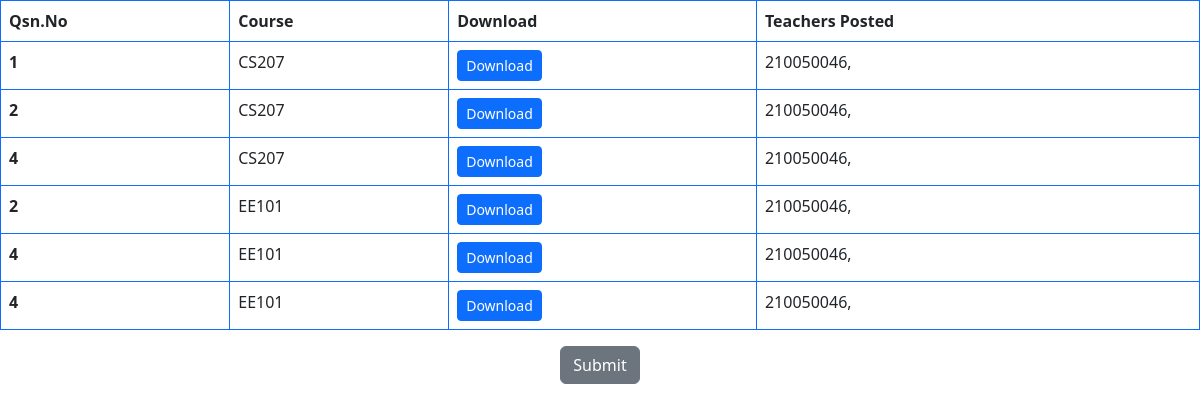
Page /accounts/view/ (signed in) on the committed database.
### accounts/models.py (models this page shows, shortened)
class Assignment(models.Model):
	username = models.CharField(max_length=500,default="")
	num = models.PositiveIntegerField(default=1)
	course = models.CharField(max_length=5, default='')
	Assignment = models.FileField(upload_to="assignment/", null=True, blank=True)
	extensions = models.CharField(max_length=500,default="")

class CreateCourse(models.Model):
	username = models.CharField(max_length=500,default="")
	course = models.CharField(max_length = 5, unique=True, default = "")
	code = models.CharField(max_length = 6, unique=True, default="XXXXXX")

### accounts/views.py (the view)
# urls.py: re_path(r'view/$', views.view, name='view'),
def view(request):
	user_profile = UserProfile.objects.get(user = request.user)
	if user_profile.identity != 'student':
		logout(request)
		return HttpResponseRedirect('/accounts/')
	courses = AddCourse.objects.filter(username = user_profile.user.username)
	Assignments = Assignment.objects.all()
	total = CreateCourse.objects.all()
	context = {
		'courses': courses,
		'Assignments': Assignments,
		'total': total,
	}
	return render(request, 'accounts/view.html', context)

### templates/accounts/view.html (shortened to what this page needs)
<!doctype html>
<html lang="en">
  <head>
    <link href="https://cdn.jsdelivr.net/npm/bootstrap@5.2.2/dist/css/bootstrap.min.css" rel="stylesheet">
  </head>
  <body>
{% if user.is_authenticated %}
<table class="table table-bordered border-primary">
    <thead>
        <tr>
          <th scope="col"></b>Qsn.No</th>
          <th scope="col">Course</th>
          <th scope="col">Download</th>
          <th scope="col">Teachers Posted</th>
        </tr>
      </thead>
      {% for course in courses %}
        {% for c in total %}
          {% if course.code == c.code %}
            {% for assignment in Assignments %}
              {% if assignment.course == c.course %}
          <tbody>
            <tr>
              <th scope="row">{{ assignment.num }}</th>
              <td>{{ c.course }}</td>
              <td><a href="{{ assignment.Assignment.url }}" class="btn btn-primary btn-sm">
                Download
              </a></td>
              <td>
              {{ assignment.username }},
              </td>
            </tr>
          </tbody>
        {% endif %}
      {% endfor %}
    {% endif %}
  {% endfor %}
{% endfor %}
</table>
{% endif %}
<center>
    <a href="./../new_upload/" class="btn btn-secondary">
        Submit
    </a>
</center>
</body>
</html>

### rows in the picture
CreateCourse: course "CS207"
Assignment: num "1", username "210050046"
Assignment: num "2", username "210050046"
Assignment: num "4", username "210050046"
CreateCourse: course "EE101"
Assignment: num "2", username "210050046"
Assignment: num "4", username "210050046"
Assignment: num "4", username "210050046"
